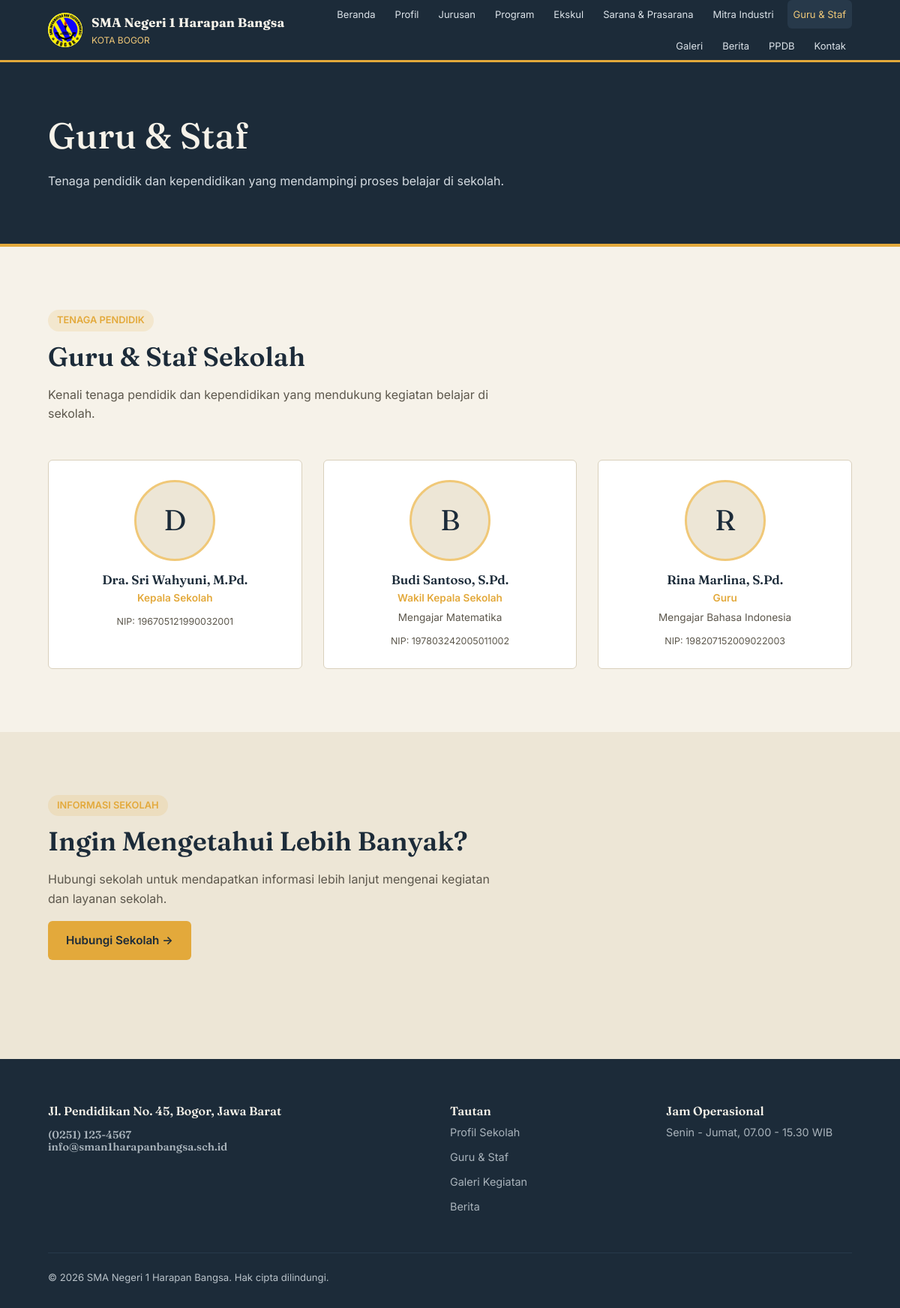
Screenshot of /guru.php with the database file from the repository.
### tables this page shows
CREATE TABLE profil_sekolah (
    id INT AUTO_INCREMENT PRIMARY KEY,
    nama_sekolah VARCHAR(150) NOT NULL,
    npsn VARCHAR(50) DEFAULT NULL,
    alamat TEXT,
    telepon VARCHAR(50),
    email VARCHAR(100),
    jam_operasional VARCHAR(150),
    sejarah TEXT,
    visi TEXT,
    misi TEXT,
    logo VARCHAR(255) DEFAULT NULL,
    foto_gedung VARCHAR(255) DEFAULT NULL,
    peta_embed TEXT
);

CREATE TABLE guru (
    id INT AUTO_INCREMENT PRIMARY KEY,
    nama VARCHAR(100) NOT NULL,
    nip VARCHAR(50) DEFAULT NULL,
    jabatan VARCHAR(100) NOT NULL,
    mata_pelajaran VARCHAR(100) DEFAULT NULL,
    foto VARCHAR(255) DEFAULT NULL,
    dibuat_pada TIMESTAMP DEFAULT CURRENT_TIMESTAMP
);

### guru.php (the view, shortened to what this page needs)
<?php
require_once __DIR__ . '/config/koneksi.php';
$daftarGuru = $koneksi->query("
    SELECT *
    FROM guru
    ORDER BY
        CASE
            WHEN jabatan = 'Kepala Sekolah' THEN 0
            ELSE 1
        END,
        nama ASC
")->fetchAll();
?>
<?php require_once __DIR__ . '/includes/header.php'; ?>
<?php require_once __DIR__ . '/includes/navbar.php'; ?>
<section class="header-halaman">
    <div class="container">
        <h1>
            Guru & Staf
        </h1>
        <p>
            Tenaga pendidik dan kependidikan yang
            mendampingi proses belajar di sekolah.
        </p>
    </div>
</section>
<section class="bagian">
    <div class="container">
        <div class="judul-bagian">
            <span class="kop">
                TENAGA PENDIDIK
            </span>
            <h2>
                Guru & Staf Sekolah
            </h2>
            <p>
                Kenali tenaga pendidik dan kependidikan
                yang mendukung kegiatan belajar di sekolah.
            </p>
        </div>
        <?php if (!empty($daftarGuru)): ?>
            <div class="grid-3">
                <?php foreach ($daftarGuru as $g): ?>
                    <article class="kartu kartu-guru">
                        <?php if (!empty($g['foto'])): ?>
                            <div
                                class="foto"
                                style="
                                    background-image:
                                    url('<?= BASE_URL ?>/uploads/guru/<?= htmlspecialchars($g['foto']) ?>');
                                "
                            ></div>
                        <?php else: ?>
                            <div
                                class="foto"
                                style="
                                    display:flex;
                                    align-items:center;
                                    justify-content:center;
                                    font-family:var(--font-judul);
                                    font-size:2.4rem;
                                    color:var(--papan);
                                "
                            >
                                <?= htmlspecialchars(
                                    mb_strtoupper(
                                        mb_substr($g['nama'], 0, 1)
                                    )
                                ) ?>
                            </div>
                        <?php endif; ?>
                        <h3>
                            <?= htmlspecialchars($g['nama']) ?>
                        </h3>
                        <div class="jabatan">
                            <?= htmlspecialchars($g['jabatan']) ?>
                        </div>
                        <?php if (!empty($g['mata_pelajaran'])): ?>
                            <div class="mapel">
                                Mengajar
                                <?= htmlspecialchars($g['mata_pelajaran']) ?>
                            </div>
                        <?php endif; ?>
                        <?php if (!empty($g['nip'])): ?>
                            <div
                                style="
                                    margin-top:10px;
                                    font-size:0.78rem;
                                    color:var(--teks-muda);
                                "
                            >
                                NIP:
                                <?= htmlspecialchars($g['nip']) ?>
                            </div>
                        <?php endif; ?>
                    </article>
                <?php endforeach; ?>
            </div>
        <?php endif; ?>
    </div>
</section>
<section class="bagian bagian-kertas-gelap">
    <div class="container">
        <div class="judul-bagian">
            <span class="kop">
                INFORMASI SEKOLAH
            </span>
            <h2>
                Ingin Mengetahui Lebih Banyak?
            </h2>
            <p>
                Hubungi sekolah untuk mendapatkan informasi
                lebih lanjut mengenai kegiatan dan layanan sekolah.
            </p>
            <a
                href="<?= BASE_URL ?>/kontak.php"
                class="tombol tombol-utama"
            >
                Hubungi Sekolah →
            </a>
        </div>
    </div>
</section>
<?php require_once __DIR__ . '/includes/footer.php'; ?>

### includes/header.php (shortened to what this page needs)
<?php
$stmt = $koneksi->query("SELECT * FROM profil_sekolah LIMIT 1");
$profil = $stmt->fetch();
$namaSekolah = $profil['nama_sekolah'] ?? 'SMK Infokom Kota Bogor';
?>
<!DOCTYPE html>
<html lang="id">
<head>
<link rel="stylesheet" href="<?= BASE_URL ?>/assets/css/style.css">
</head>
<body>

### includes/navbar.php (shortened to what this page needs)
<?php
$halamanSaatIni = basename($_SERVER['SCRIPT_NAME']);
function aktifJika($file, $halamanSaatIni)
{
    return $file === $halamanSaatIni ? 'aktif' : '';
}
?>
<header class="navbar">
    <div class="container">
        <a
            href="<?= BASE_URL ?>/index.php"
            class="navbar-brand"
        >
            <span class="lambang">
                <img
                    src="<?= BASE_URL ?>/assets/images/logo-sekolah.png"
                    alt="Logo <?= htmlspecialchars($namaSekolah) ?>"
                >
            </span>
            <span class="teks-brand">
                <strong>
                    <?= htmlspecialchars($namaSekolah) ?>
                </strong>
                <span>
                    KOTA BOGOR
                </span>
            </span>
        </a>
        <nav>
            <ul class="navbar-menu">
                <li>
                    <a
                        class="<?= aktifJika('index.php', $halamanSaatIni) ?>"
                        href="<?= BASE_URL ?>/index.php"
                    >
                        Beranda
                    </a>
                </li>
                <li>
                    <a
                        class="<?= aktifJika('profil.php', $halamanSaatIni) ?>"
                        href="<?= BASE_URL ?>/profil.php"
                    >
                        Profil
                    </a>
                </li>
                <li>
                    <a
                        class="<?= aktifJika('jurusan.php', $halamanSaatIni) ?>"
                        href="<?= BASE_URL ?>/jurusan.php"
                    >
                        Jurusan
                    </a>
                </li>
                <li>
                    <a
                        class="<?= aktifJika('program.php', $halamanSaatIni) ?>"
                        href="<?= BASE_URL ?>/program.php"
                    >
                        Program
                    </a>
                </li>
<li>
    <a
        class="<?= aktifJika('ekskul.php', $halamanSaatIni) ?>"
        href="<?= BASE_URL ?>/ekskul.php"
    >
        Ekskul
    </a>
</li>
<li>
    <a
        class="<?= aktifJika('sarana-prasarana.php', $halamanSaatIni) ?>"
        href="<?= BASE_URL ?>/sarana-prasarana.php"
    >
        Sarana & Prasarana
    </a>
</li>
<li>
    <a
        class="<?= aktifJika('mitra-industri.php', $halamanSaatIni) ?>"
        href="<?= BASE_URL ?>/mitra-industri.php"
    >
        Mitra Industri
    </a>
</li>
                <li>
                    <a
                        class="<?= aktifJika('guru.php', $halamanSaatIni) ?>"
                        href="<?= BASE_URL ?>/guru.php"
                    >
                        Guru & Staf
                    </a>
                </li>
                <li>
                    <a
                        class="<?= aktifJika('galeri.php', $halamanSaatIni) ?>"
                        href="<?= BASE_URL ?>/galeri.php"
                    >
                        Galeri
                    </a>
                </li>
                <li>
                    <a
                        class="<?= aktifJika('berita.php', $halamanSaatIni) ?> <?= aktifJika('berita_detail.php', $halamanSaatIni) ?>"
                        href="<?= BASE_URL ?>/berita.php"
                    >
                        Berita
                    </a>
                </li>
                <li>
                    <a
                        class="<?= aktifJika('ppdb.php', $halamanSaatIni) ?>"
                        href="<?= BASE_URL ?>/ppdb.php"
                    >
                        PPDB
                    </a>
                </li>
                <li>
                    <a
                        class="<?= aktifJika('kontak.php', $halamanSaatIni) ?>"
                        href="<?= BASE_URL ?>/kontak.php"
                    >
                        Kontak
                    </a>
                </li>
            </ul>
        </nav>
    </div>
</header>

### includes/footer.php (shortened to what this page needs)
<footer class="footer">
  <div class="container">
    <div class="grid-footer">
      <div>
        <h4<?php
$namaSekolah = $namaSekolah ?? 'SMK Infokom Kota Bogor';
?>
        <p><?= nl2br(htmlspecialchars($profil['alamat'] ?? '')) ?></p>
        <p>
          <?= htmlspecialchars($profil['telepon'] ?? '') ?><br>
          <?= htmlspecialchars($profil['email'] ?? '') ?>
        </p>
      </div>
      <div>
        <h4>Tautan</h4>
        <ul>
          <li><a href="<?= BASE_URL ?>/profil.php">Profil Sekolah</a></li>
          <li><a href="<?= BASE_URL ?>/guru.php">Guru & Staf</a></li>
          <li><a href="<?= BASE_URL ?>/galeri.php">Galeri Kegiatan</a></li>
          <li><a href="<?= BASE_URL ?>/berita.php">Berita</a></li>
        </ul>
      </div>
      <div>
        <h4>Jam Operasional</h4>
        <p><?= htmlspecialchars($profil['jam_operasional'] ?? '') ?></p>
      </div>
    </div>
    <div class="footer-bawah">
      <span>&copy; <?= date('Y') ?> <?= htmlspecialchars($namaSekolah) ?>. Hak cipta dilindungi.</span>
  </div>
</footer>
</body>
</html>

### rows the page displays
profil_sekolah: nama_sekolah "SMA Negeri 1 Harapan Bangsa", alamat "Jl. Pendidikan No. 45, Bogor, Jawa Barat", telepon "(0251) 123-4567", email "info@sman1harapanbangsa.sch.id", jam_operasional "Senin - Jumat, 07.00 - 15.30 WIB"
guru: nama "D", nama "Dra. Sri Wahyuni, M.Pd.", jabatan "Kepala Sekolah", nip "196705121990032001"
guru: nama "B", nama "Budi Santoso, S.Pd.", jabatan "Wakil Kepala Sekolah", mata_pelajaran "Matematika", nip "197803242005011002"
guru: nama "R", nama "Rina Marlina, S.Pd.", jabatan "Guru", mata_pelajaran "Bahasa Indonesia", nip "198207152009022003"

### other values shown
$namaSekolah "SMA Negeri 1 Harapan Bangsa"
